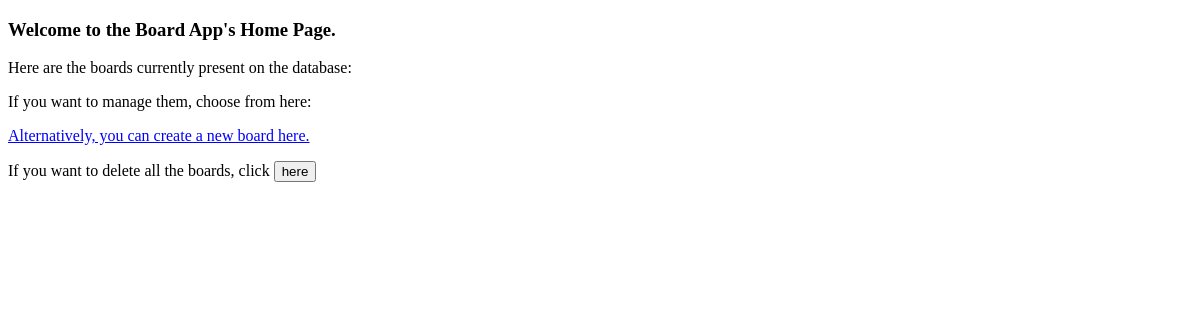
Page /board/ on the earlier database version.
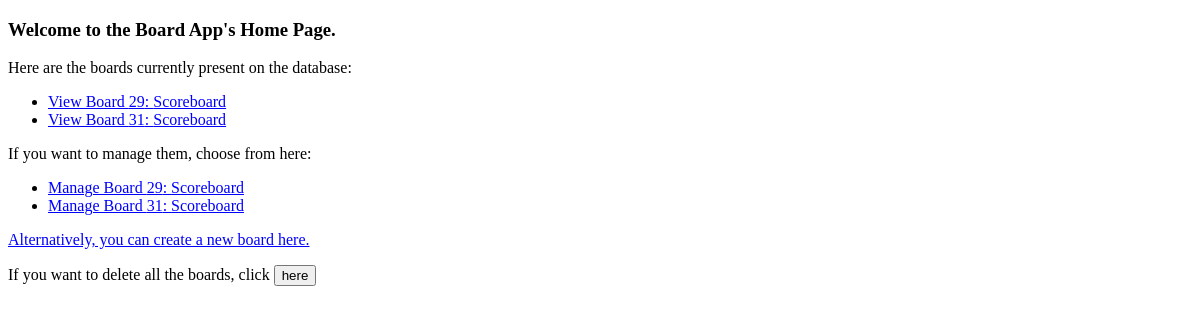
Same page on the later database version.
### board/models.py (models this page shows, shortened)
class Scoreboard(models.Model):
    title = models.CharField(max_length=100, default="Scoreboard")
    theme = models.CharField(max_length=20, default="default")
    num_teams = models.IntegerField(default=0)
    num_rounds = models.IntegerField(default=0)
    teams = PickledObjectField(default=[])
    board = PickledObjectField(default=[])
    history = PickledObjectField(default=[])
    changed = models.BooleanField(default=False)

### board/views.py (the view)
class HomeView(ListView):
    model = Scoreboard
    context_object_name = 'board_objects'
    template_name = 'board/home.html'

### board/templates/board/home.html (shortened to what this page needs)
<!DOCTYPE html>
<html lang="en">
<head>
  {% load static %}
</head>
<body>
  <div>
    <h3>Welcome to the Board App's Home Page.</h3>
  </div>
  <div>
    <p>
      Here are the boards currently present on the database:
    </p>
    <ul>
      {% for board in board_objects %}
        <li>
          <a href="{% url 'board:scoreboard' board.id %}">
            View Board {{ board.id }}: {{ board.title }}
          </a>
        </li>
      {% endfor %}
    </ul>
  </div>
  <div>
    <p>
      If you want to manage them, choose from here:
    </p>
    <ul>
      {% for board in board_objects %}
        <li>
          <a href="{% url 'board:manager' board.id %}">
            Manage Board {{ board.id }}: {{ board.title }}
          </a>
        </li>
      {% endfor %}
    </ul>
  </div>
  <div>
    <p>
      <a href="{% url 'board:create' %}">
        Alternatively, you can create a new board here.
      </a>
    </p>
  </div>
  <div>
    If you want to delete all the boards, click
    <button class="del">here</button>
  </div>
</body>
</html>

Differences in the rows shown:
added Scoreboard: id "29", title "Scoreboard"
added Scoreboard: id "31", title "Scoreboard"
